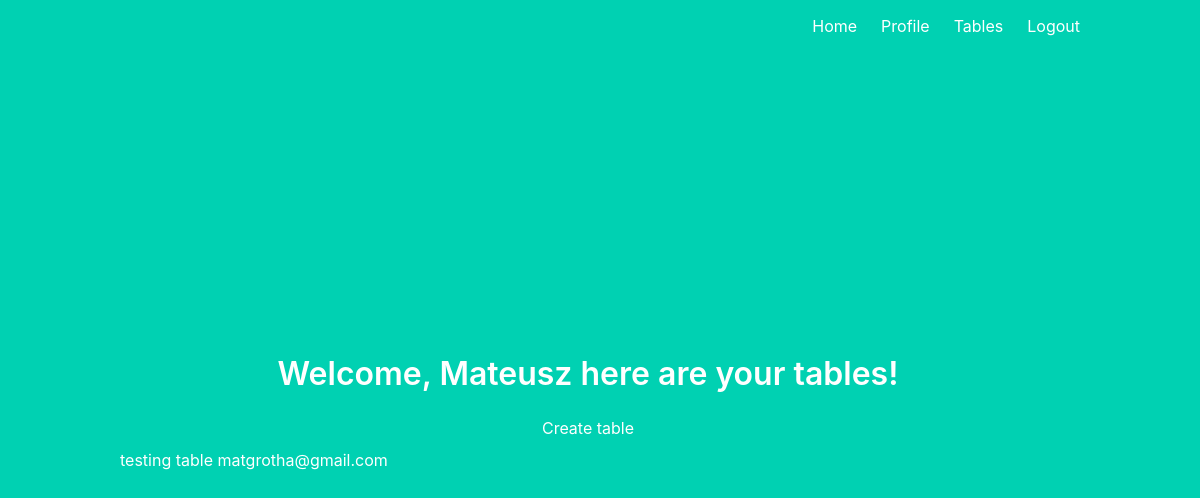
Before: /tables (signed in) with the older database file.
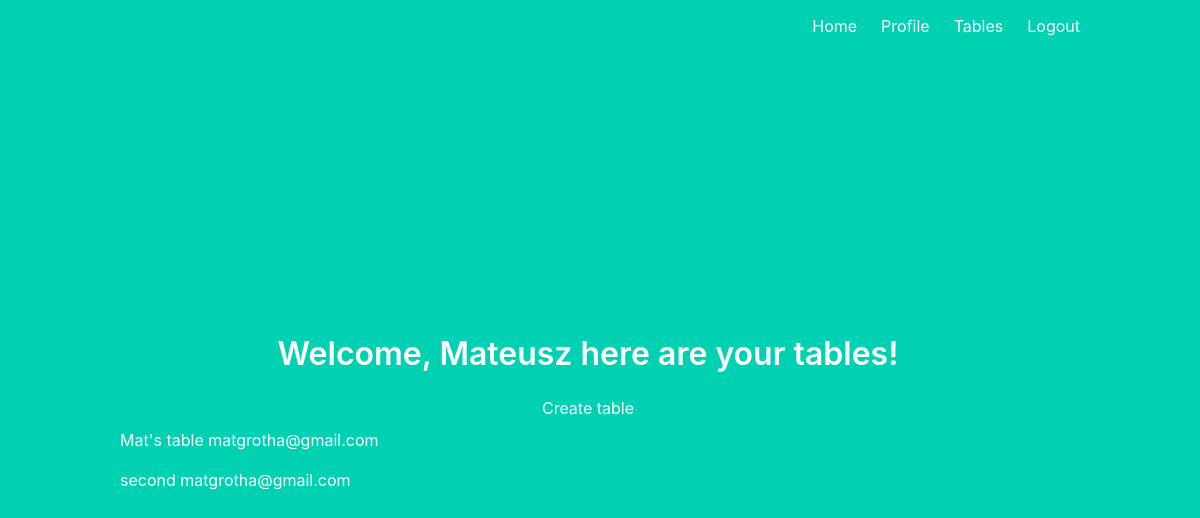
After: the same page with the newer database file.
### models.py (models this page shows, shortened)
class User(UserMixin, db.Model):
    id = db.Column(db.Integer, primary_key=True)
    email = db.Column(db.String(100), unique=True)
    password = db.Column(db.String(100))
    name = db.Column(db.String(1000))

class Ttable(db.Model):
    id = db.Column(db.Integer, primary_key=True)
    email = db.Column(db.String(100))
    name = db.Column(db.String(100))

### main.py (the view)
@main.route('/tables', methods=["GET", "POST"])
@login_required
def tables():
    query = Ttable.query.all()
    if request.method == "GET":
      return render_template("tables.html", ttable = query, name = current_user.name)
    if not current_user.is_authenticated:
      return redirect(url_for('index'))

### __init__.py (called while the page is built)
def create_app():
    app = Flask(__name__)
    app.config['SECRET_KEY'] = 'secret-key-goes-here'
    app.config['SQLALCHEMY_DATABASE_URI'] = 'sqlite:///db.sqlite'
    app.config['SQLALCHEMY_TRACK_MODIFICATIONS'] = False
    db.init_app(app)
    login_manager = LoginManager()
    login_manager.login_view = 'auth.login'
    login_manager.init_app(app)
    from .models import User
    from .models import Ttable
    from .models import Task
    @login_manager.user_loader
    def load_user(user_id):
        return User.query.get(int(user_id))
    from .auth import auth as auth_blueprint
    app.register_blueprint(auth_blueprint)
    from .main import main as main_blueprint
    app.register_blueprint(main_blueprint)
    return app

### templates/tables.html
{% extends "base.html" %}
{% block content %}
<h1 class="title">
  Welcome, {{ name }} here are your tables!
</h1>
  <a href="{{ url_for('main.table')}}">Create table</a>
  {% for tt in ttable %}
    <tr>
      <td>
        {% if current_user.email == tt.email %}
          <a href="{{ url_for('main.tasks', tablename=tt.name.replace(" ", "_")) }}" class="navbar-item">
          {{tt.name}}
          {{tt.email}}
        {% endif %}
      </td>
    </tr>
  {% endfor %}
{% endblock %}

### templates/base.html (shortened to what this page needs)
<!DOCTYPE html>
<html>
<head>
    <link rel="stylesheet" href="https://cdnjs.cloudflare.com/ajax/libs/bulma/0.7.2/css/bulma.min.css" />
</head>
<body>
    <section class="hero is-primary is-fullheight">
        <div class="hero-head">
            <nav class="navbar">
                <div class="container">
                    <div id="navbarMenuHeroA" class="navbar-menu">
                        <div class="navbar-end">
                            <a href="{{ url_for('main.index') }}" class="navbar-item">
                              Home
                            </a>
                            {% if current_user.is_authenticated %}
                                <a href="{{ url_for('main.profile') }}" class="navbar-item">
                                  Profile
                                </a>
                            {% endif %}
                            {% if current_user.is_authenticated %}
                                <a href="{{ url_for('main.tables') }}" class="navbar-item">
                                  Tables
                                </a>
                            {% endif %}
                            {% if current_user.is_authenticated %}
                                <a href="{{ url_for('auth.logout') }}" class="navbar-item">
                                  Logout
                                </a>
                            {% endif %}
                        </div>
                    </div>
                </div>
            </nav>
        </div>
        <div class="hero-body">
            <div class="container has-text-centered">
               {% block content %}
               {% endblock %}
            </div>
        </div>
    </section>
</body>
</html>

Changed rows visible on the page:
changed Ttable: name "testing table" → "Mat's table"
now on this page (row edited): Ttable: name "second", email "matgrotha@gmail.com"
